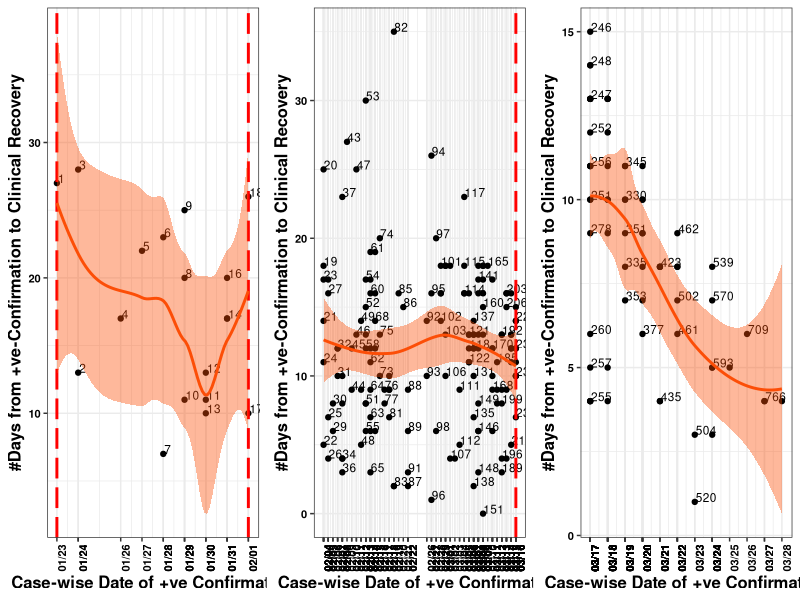

Generate this figure with R:
###############################################
requiredPackages = c('ggplot2','scales','gridExtra')
package.check <- lapply(
  requiredPackages,
  FUN = function(x) {
    if (!require(x, character.only = TRUE)) {
      install.packages(x, dependencies = TRUE)
      library(x, character.only = TRUE)
    }
  }
)
###############################################
setwd("~/Singapore/Data") # Setting Working Directory
COVID_DATA <- read.csv('SortedRecoveryData.csv', sep=",", header = TRUE, fileEncoding="UTF-8-BOM")   

##################### Period_I ##################################################### 
subset <- COVID_DATA$Period_Confirmed == 'P_I'
COVID <- COVID_DATA[subset,]
p1 <- qplot(data=COVID,x=as.Date(COVID_Confirm_Date),y=DaysInHospital, label = PatientID, geom=("point"), hjust=0, vjust=0)+ 
     geom_text(check_overlap = TRUE, size = 3, hjust = 0, nudge_x = 0.05)+ 
     scale_x_date(breaks = as.Date(COVID$COVID_Confirm_Date), labels = date_format("%m/%d")) + 
     theme(axis.text.x = element_text(angle = 90)) +
     geom_vline(xintercept=c(as.numeric(as.Date("2020-01-23")),as.numeric(as.Date("2020-02-01")), as.numeric(as.Date("2020-03-16"))),linetype=5, size =1, colour="red") +
      xlab("Case-wise Date of +ve Confirmation") +
          ylab("#Days from +ve-Confirmation to Clinical Recovery") +
          #ggtitle ("Clinical Recovery") +     
          theme_bw() +      
          theme(axis.text.x = element_text(face="bold", color="black", size=8, angle = 90),
                axis.text.y = element_text(face="bold", color="black", size=8),
                axis.title=element_text(size=12,face="bold")
               ) 
     
     
 
Newp1<- p1 + stat_smooth(color = "#FC4E07", fill = "#FC4E07", method = "loess")
#####################################################################################
##################### Period_II #####################################################
subset <- COVID_DATA$Period_Confirmed == 'P_II'
COVID <- COVID_DATA[subset,]
p2 <- qplot(data=COVID,x=as.Date(COVID_Confirm_Date),y=DaysInHospital, label = PatientID, geom=("point"), hjust=0, vjust=0)+ 
     geom_text(check_overlap = TRUE, size = 3, hjust = 0, nudge_x = 0.05)+ 
     scale_x_date(breaks = as.Date(COVID$COVID_Confirm_Date), labels = date_format("%m/%d")) + 
     theme(axis.text.x = element_text(angle = 90)) +
     geom_vline(xintercept=c(as.numeric(as.Date("2020-01-23")),as.numeric(as.Date("2020-02-01")), as.numeric(as.Date("2020-03-16"))),linetype=5, size =1, colour="red") +
      xlab("Case-wise Date of +ve Confirmation") +
          ylab("#Days from +ve-Confirmation to Clinical Recovery") +
          #ggtitle ("Clinical Recovery") +     
          theme_bw() +      
          theme(axis.text.x = element_text(face="bold", color="black", size=8, angle = 90),
                axis.text.y = element_text(face="bold", color="black", size=8),
                axis.title=element_text(size=12,face="bold")
               ) 
     
     
 
Newp2<- p2 + stat_smooth(color = "#FC4E07", fill = "#FC4E07", method = "loess")
######################################################################################
##################### Period_III ##################################################### 
subset <- COVID_DATA$Period_Confirmed == 'P_III'
COVID <- COVID_DATA[subset,]
p3 <- qplot(data=COVID,x=as.Date(COVID_Confirm_Date),y=DaysInHospital, label = PatientID, geom=("point"), hjust=0, vjust=0)+ 
     geom_text(check_overlap = TRUE, size = 3, hjust = 0, nudge_x = 0.05)+ 
     scale_x_date(breaks = as.Date(COVID$COVID_Confirm_Date), labels = date_format("%m/%d")) + 
     theme(axis.text.x = element_text(angle = 90)) +
     #geom_vline(xintercept=c(as.numeric(as.Date("2020-01-23")),as.numeric(as.Date("2020-02-01")), as.numeric(as.Date("2020-03-16"))),linetype=5, size =1, colour="red") +
     geom_vline(xintercept=c(as.numeric(as.Date("2020-01-23")),as.numeric(as.Date("2020-02-01")), as.numeric(as.Date("2020-03-16"))),linetype=5, size =1, colour="black") +
      xlab("Case-wise Date of +ve Confirmation") +
          ylab("#Days from +ve-Confirmation to Clinical Recovery") +
          #ggtitle ("Clinical Recovery") +     
          theme_bw() +      
          theme(axis.text.x = element_text(face="bold", color="black", size=8, angle = 90),
                axis.text.y = element_text(face="bold", color="black", size=8),
                axis.title=element_text(size=12,face="bold")
               ) 
     
     
 
Newp3<- p3 + stat_smooth(color = "#FC4E07", fill = "#FC4E07", method = "loess")


pdf("~/Singapore/Loess-Curve-3Periods.pdf", width = 8, height  = 6)
grid.arrange(Newp1, Newp2, Newp3, ncol = 3, nrow = 1)
dev.off()
rm(list=ls())
########################################################################################
